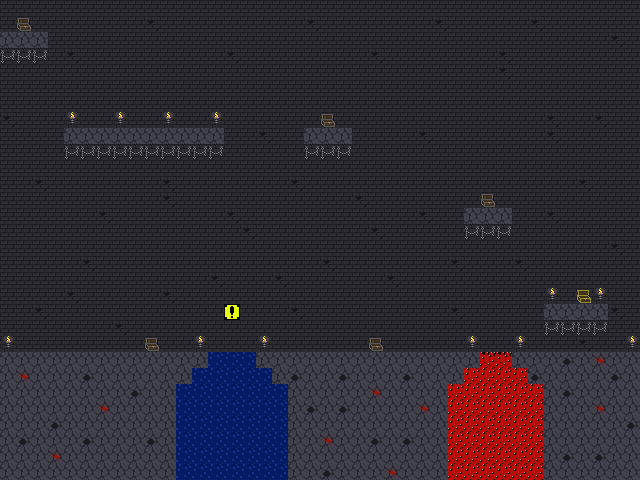

Tiled map render using the project's own tile images. Description and the map definition, with tile-layer contents summarised, below:
An orthogonal 40x30 tile map with 16x16 px tiles, 2 tile layers (background, foreground), 1 hidden layer not drawn, 5 tilesets and 13 objects (6x coin, 3x EnemyEntity, 2x EnemyEntity2, player, boots).

<map version="1.8" tiledversion="1.8.2" orientation="orthogonal" renderorder="right-down" width="40" height="30" tilewidth="16" tileheight="16" infinite="0" nextlayerid="13" nextobjectid="17">
 <tileset firstgid="1" name="levelSprites" tilewidth="16" tileheight="16" tilecount="16" columns="13">
  <image source="levelSprites.png" width="208" height="16" />
 </tileset>
 <tileset firstgid="17" name="player" tilewidth="16" tileheight="16" tilecount="4" columns="4">
  <image source="player.png" width="64" height="16" />
 </tileset>
 <tileset firstgid="21" name="collision" tilewidth="16" tileheight="16" tilecount="5" columns="5">
  <image source="collision.png" width="80" height="16" />
  <tile id="0">
   <properties>
    <property name="type" value="solid" />
   </properties>
  </tile>
 </tileset>
 <tileset firstgid="26" name="coin" tilewidth="16" tileheight="16" tilecount="4" columns="4">
  <image source="coin.png" width="64" height="16" />
 </tileset>
 <tileset firstgid="30" name="levelSprites2" tilewidth="16" tileheight="16" tilecount="16" columns="4">
  <image source="levelSprites2.png" width="64" height="64" />
 </tileset>
 <layer id="12" name="background" width="40" height="30">
  <data>[1200 cells, 7 non-empty, 1 distinct tile ids]</data>
 </layer>
 <layer id="1" name="foreground" width="40" height="30">
  <data>[1200 cells, 1200 non-empty, 13 distinct tile ids]</data>
 </layer>
 <layer id="3" name="collision" width="40" height="30" visible="0">
  <properties>
   <property name="type" value="solid" />
  </properties>
  <data>[1200 cells, 59 non-empty, 1 distinct tile ids]</data>
 </layer>
 <objectgroup id="2" name="player">
  <properties>
   <property name="image" value="player" />
   <property name="spritewidth" type="int" value="16" />
  </properties>
  <object id="2" name="player" x="71.3333" y="341.333">
   <properties>
    <property name="image" value="player" />
    <property name="spritewidth" type="int" value="16" />
   </properties>
  </object>
 </objectgroup>
 <objectgroup id="9" name="coin">
  <object id="3" name="coin" x="151.75" y="328">
   <properties>
    <property name="image" value="coin" />
    <property name="spritewidth" type="int" value="16" />
   </properties>
  </object>
  <object id="4" name="coin" x="375.75" y="327.25">
   <properties>
    <property name="image" value="coin" />
    <property name="spritewidth" type="int" value="16" />
   </properties>
  </object>
  <object id="5" name="coin" x="491.5" y="304.25">
   <properties>
    <property name="image" value="coin" />
    <property name="spritewidth" type="int" value="16" />
   </properties>
  </object>
  <object id="10" name="coin" x="483" y="181.25">
   <properties>
    <property name="image" value="coin" />
    <property name="spritewidth" type="int" value="16" />
   </properties>
  </object>
  <object id="11" name="coin" x="317" y="101.75">
   <properties>
    <property name="image" value="coin" />
    <property name="spritewidth" type="int" value="16" />
   </properties>
  </object>
  <object id="13" name="coin" x="13.5" y="11.75">
   <properties>
    <property name="image" value="coin" />
    <property name="spritewidth" type="int" value="16" />
   </properties>
  </object>
 </objectgroup>
 <objectgroup id="10" name="EnemyEntities">
  <object id="6" name="EnemyEntity" x="258" y="338" width="105" height="1" />
  <object id="16" name="EnemyEntity2" x="99.3333" y="338.667" width="105" height="1" />
  <object id="14" name="EnemyEntity" x="372.667" y="338" width="105" height="1" />
  <object id="12" name="EnemyEntity2" x="70.1667" y="114.5" width="150.667" height="1" />
  <object id="7" name="EnemyEntity" x="514" y="334" width="124" height="1" />
 </objectgroup>
 <objectgroup id="11" name="boots">
  <object id="8" name="boots" x="567.773" y="281.879">
   <properties>
    <property name="image" value="boots" />
    <property name="spritewidth" type="int" value="16" />
   </properties>
  </object>
 </objectgroup>
</map>
